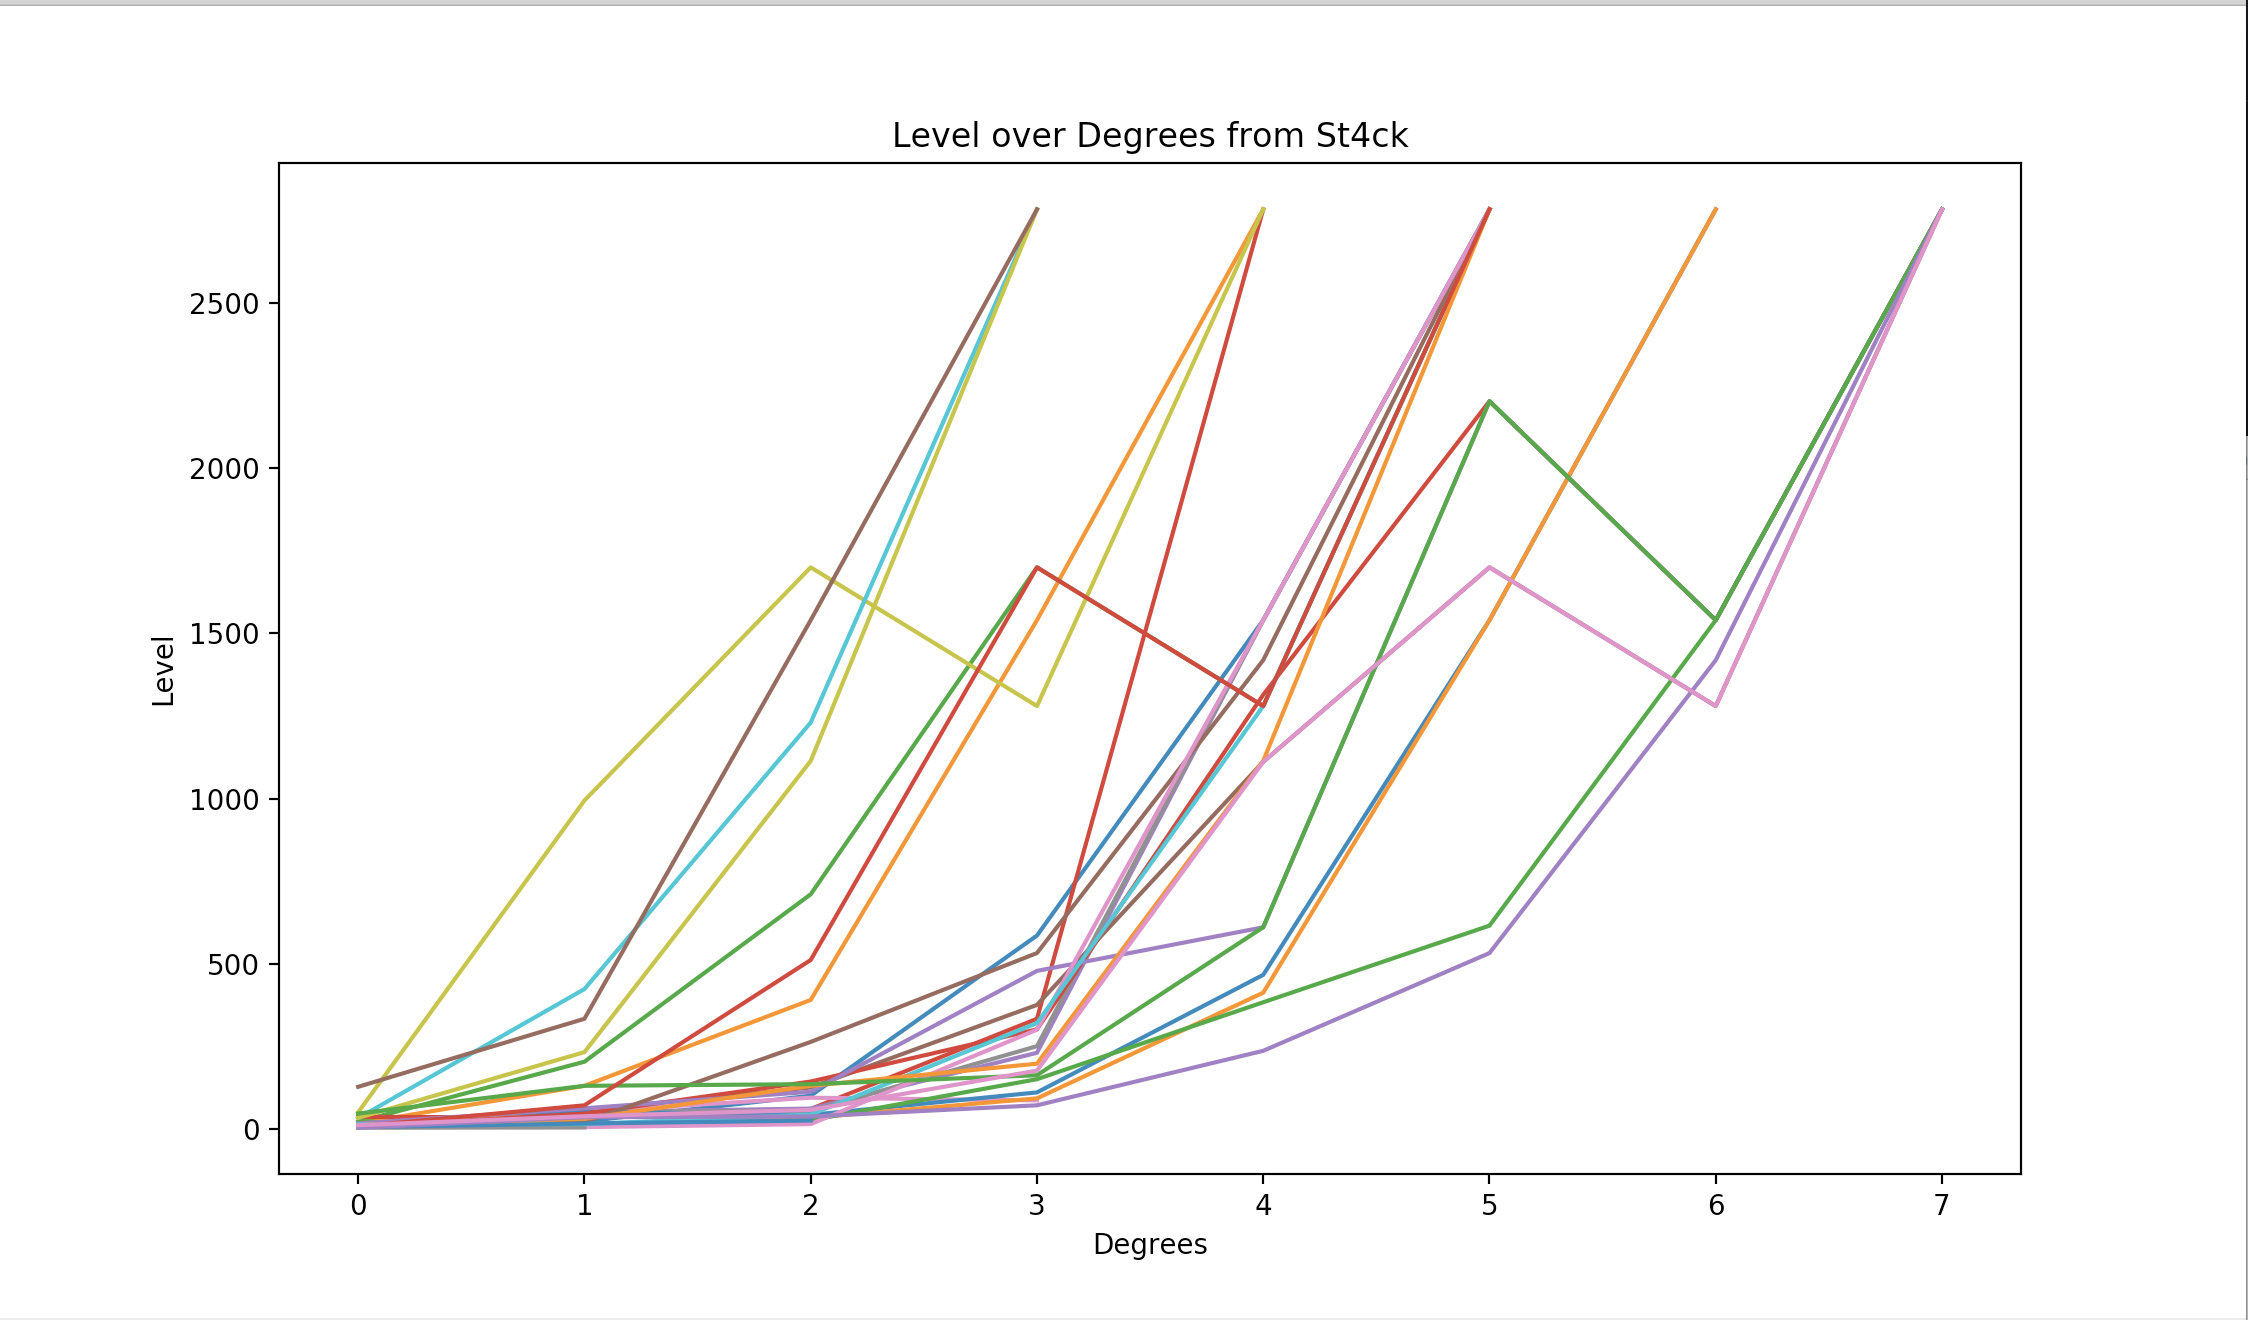

Write the Python code that produced this figure.
import matplotlib.pyplot as plt
import json

account_data = json.load(open("st4ck.json"))

for a in account_data:
    plt.plot(range(len(a["path"])), list(a["path"].values()))

plt.xlabel('Degrees')
plt.ylabel('Level')
plt.title('Level over Degrees from St4ck')

plt.show()
